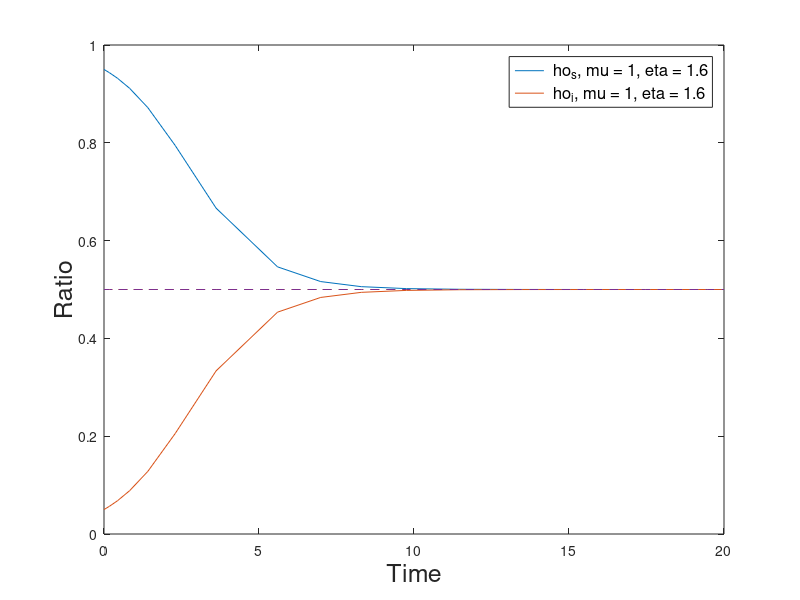

The MATLAB script that drew this image:
%FP = (S,I) = (my/beta, 0)
% x = (S,I)


mu = 0.8;
beta = 1.6;

ode = @(t,x) [
    mu*x(2) - beta*x(2)*x(1);
    -mu*x(2) + beta*x(1)*x(2);
];
x0 = [0.95;0.05];
tot_pop = sum(x0);

options = odeset('RelTol', 1e-6, 'AbsTol', 1e-4, 'Stats', 'on');
SOL = ode45(ode, [0 20], x0, options);

S = SOL.y(1,:);
I = SOL.y(2,:);
rho_s = S./(S+I);
rho_i = I./(I+S);

time = SOL.x;
plot(time, [rho_s;rho_i]);
xlabel("Time", "FontSize", 18);
ylabel("Ratio", "FontSize", 18);
hold on

ones_time = ones(1,size(time,2)) ./ tot_pop;
plot(time, [ones_time.*mu./beta;ones_time.*(tot_pop-(mu/beta))], '--');
legend("\rho_s, \mu = 1, \beta = 1.6", "\rho_i, \mu = 1, \beta = 1.6", "FontSize", 12);